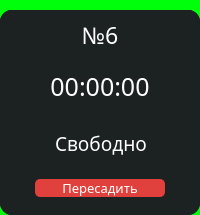
                  <widget class="QFrame" name="PC_6">
                   <property name="styleSheet">
                    <string notr="true">background-color: #00FF0A;
border-radius: 15px;</string>
                   </property>
                   <property name="frameShape">
                    <enum>QFrame::StyledPanel</enum>
                   </property>
                   <property name="frameShadow">
                    <enum>QFrame::Raised</enum>
                   </property>
                   <layout class="QVBoxLayout" name="verticalLayout_70">
                    <property name="spacing">
                     <number>0</number>
                    </property>
                    <property name="leftMargin">
                     <number>0</number>
                    </property>
                    <property name="topMargin">
                     <number>10</number>
                    </property>
                    <property name="rightMargin">
                     <number>0</number>
                    </property>
                    <property name="bottomMargin">
                     <number>0</number>
                    </property>
                    <item>
                     <widget class="QFrame" name="frame_28">
                      <property name="styleSheet">
                       <string notr="true">background-color: rgb(28, 33, 34);
border-radius: 12px;</string>
                      </property>
                      <property name="frameShape">
                       <enum>QFrame::StyledPanel</enum>
                      </property>
                      <property name="frameShadow">
                       <enum>QFrame::Raised</enum>
                      </property>
                      <layout class="QVBoxLayout" name="verticalLayout_71">
                       <property name="spacing">
                        <number>0</number>
                       </property>
                       <property name="leftMargin">
                        <number>0</number>
                       </property>
                       <property name="topMargin">
                        <number>0</number>
                       </property>
                       <property name="rightMargin">
                        <number>0</number>
                       </property>
                       <property name="bottomMargin">
                        <number>0</number>
                       </property>
                       <item>
                        <widget class="QFrame" name="frame_29">
                         <property name="frameShape">
                          <enum>QFrame::StyledPanel</enum>
                         </property>
                         <property name="frameShadow">
                          <enum>QFrame::Raised</enum>
                         </property>
                         <layout class="QVBoxLayout" name="verticalLayout_72">
                          <property name="spacing">
                           <number>0</number>
                          </property>
                          <property name="leftMargin">
                           <number>0</number>
                          </property>
                          <property name="topMargin">
                           <number>0</number>
                          </property>
                          <property name="rightMargin">
                           <number>0</number>
                          </property>
                          <property name="bottomMargin">
                           <number>0</number>
                          </property>
                          <item>
                           <widget class="QFrame" name="num_pc_6">
                            <property name="frameShape">
                             <enum>QFrame::StyledPanel</enum>
                            </property>
                            <property name="frameShadow">
                             <enum>QFrame::Raised</enum>
                            </property>
                            <layout class="QHBoxLayout" name="horizontalLayout_64">
                             <item>
                              <widget class="QLabel" name="num_6">
                               <property name="font">
                                <font>
                                 <family>Montserrat Medium</family>
                                 <pointsize>-1</pointsize>
                                </font>
                               </property>
                               <property name="layoutDirection">
                                <enum>Qt::LeftToRight</enum>
                               </property>
                               <property name="styleSheet">
                                <string notr="true">color: #fff; font-size: 23px;</string>
                               </property>
                               <property name="text">
                                <string>№6</string>
                               </property>
                               <property name="alignment">
                                <set>Qt::AlignCenter</set>
                               </property>
                              </widget>
                             </item>
                            </layout>
                           </widget>
                          </item>
                          <item>
                           <widget class="QFrame" name="timer_pc_6">
                            <property name="frameShape">
                             <enum>QFrame::StyledPanel</enum>
                            </property>
                            <property name="frameShadow">
                             <enum>QFrame::Raised</enum>
                            </property>
                            <layout class="QHBoxLayout" name="horizontalLayout_65">
                             <item>
                              <widget class="QLabel" name="timer_6">
                               <property name="font">
                                <font>
                                 <family>Montserrat Medium</family>
                                 <pointsize>-1</pointsize>
                                </font>
                               </property>
                               <property name="styleSheet">
                                <string notr="true">color: #fff; font-size: 25px;</string>
                               </property>
                               <property name="text">
                                <string>00:00:00</string>
                               </property>
                               <property name="alignment">
                                <set>Qt::AlignCenter</set>
                               </property>
                              </widget>
                             </item>
                            </layout>
                           </widget>
                          </item>
                          <item>
                           <widget class="QFrame" name="line_6">
                            <property name="maximumSize">
                             <size>
                              <width>16777215</width>
                              <height>2</height>
                             </size>
                            </property>
                            <property name="styleSheet">
                             <string notr="true">background-color: #7B7B7B;</string>
                            </property>
                            <property name="frameShape">
                             <enum>QFrame::StyledPanel</enum>
                            </property>
                            <property name="frameShadow">
                             <enum>QFrame::Raised</enum>
                            </property>
                           </widget>
                          </item>
                         </layout>
                        </widget>
                       </item>
                       <item>
                        <widget class="QFrame" name="frame_30">
                         <property name="maximumSize">
                          <size>
                           <width>16777215</width>
                           <height>125</height>
                          </size>
                         </property>
                         <property name="sizeIncrement">
                          <size>
                           <width>0</width>
                           <height>0</height>
                          </size>
                         </property>
                         <property name="frameShape">
                          <enum>QFrame::StyledPanel</enum>
                         </property>
                         <property name="frameShadow">
                          <enum>QFrame::Raised</enum>
                         </property>
                         <layout class="QVBoxLayout" name="verticalLayout_73">
                          <item>
                           <widget class="QFrame" name="info_PC_6">
                            <property name="maximumSize">
                             <size>
                              <width>16777215</width>
                              <height>42</height>
                             </size>
                            </property>
                            <property name="font">
                             <font>
                              <family>Montserrat Medium</family>
                              <pointsize>8</pointsize>
                             </font>
                            </property>
                            <property name="frameShape">
                             <enum>QFrame::StyledPanel</enum>
                            </property>
                            <property name="frameShadow">
                             <enum>QFrame::Raised</enum>
                            </property>
                            <layout class="QHBoxLayout" name="horizontalLayout_66">
                             <property name="leftMargin">
                              <number>11</number>
                             </property>
                             <item>
                              <widget class="QLabel" name="info_6">
                               <property name="font">
                                <font>
                                 <family>Montserrat Medium</family>
                                 <pointsize>-1</pointsize>
                                </font>
                               </property>
                               <property name="styleSheet">
                                <string notr="true">color: #fff; font-size: 19px;</string>
                               </property>
                               <property name="text">
                                <string>Свободно</string>
                               </property>
                               <property name="alignment">
                                <set>Qt::AlignCenter</set>
                               </property>
                              </widget>
                             </item>
                            </layout>
                           </widget>
                          </item>
                          <item>
                           <widget class="QFrame" name="btn_transplant_PC_6">
                            <property name="maximumSize">
                             <size>
                              <width>16777215</width>
                              <height>60</height>
                             </size>
                            </property>
                            <property name="frameShape">
                             <enum>QFrame::StyledPanel</enum>
                            </property>
                            <property name="frameShadow">
                             <enum>QFrame::Raised</enum>
                            </property>
                            <layout class="QHBoxLayout" name="horizontalLayout_67">
                             <item>
                              <widget class="QPushButton" name="transplant_6">
                               <property name="maximumSize">
                                <size>
                                 <width>130</width>
                                 <height>50</height>
                                </size>
                               </property>
                               <property name="font">
                                <font>
                                 <family>Montserrat Medium</family>
                                 <pointsize>10</pointsize>
                                </font>
                               </property>
                               <property name="styleSheet">
                                <string notr="true">QPushButton{
background-color: rgb(224, 65, 61);
color: #fff;
border-radius: 5px;
}

QPushButton:hover{
background-color: rgb(204, 5, 0);
}</string>
                               </property>
                               <property name="text">
                                <string>Пересадить</string>
                               </property>
                              </widget>
                             </item>
                            </layout>
                           </widget>
                          </item>
                         </layout>
                        </widget>
                       </item>
                      </layout>
                     </widget>
                    </item>
                   </layout>
                  </widget>
